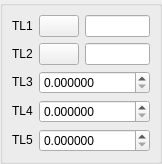
<?xml version="1.0" encoding="UTF-8"?>
<ui version="4.0">
 <class>DlgRef_2Sel3Spin_QTD</class>
 <widget class="QWidget" name="DlgRef_2Sel3Spin_QTD">
  <property name="geometry">
   <rect>
    <x>0</x>
    <y>0</y>
    <width>156</width>
    <height>159</height>
   </rect>
  </property>
  <property name="windowTitle">
   <string/>
  </property>
  <layout class="QGridLayout">
   <property name="margin">
    <number>0</number>
   </property>
   <property name="spacing">
    <number>6</number>
   </property>
   <item row="0" column="0">
    <widget class="QGroupBox" name="GroupBox1">
     <property name="title">
      <string/>
     </property>
     <layout class="QGridLayout">
      <property name="margin">
       <number>9</number>
      </property>
      <property name="spacing">
       <number>6</number>
      </property>
      <item row="4" column="0">
       <widget class="QLabel" name="TextLabel5">
        <property name="sizePolicy">
         <sizepolicy hsizetype="Fixed" vsizetype="Fixed">
          <horstretch>0</horstretch>
          <verstretch>0</verstretch>
         </sizepolicy>
        </property>
        <property name="text">
         <string>TL5</string>
        </property>
        <property name="wordWrap">
         <bool>false</bool>
        </property>
       </widget>
      </item>
      <item row="3" column="0">
       <widget class="QLabel" name="TextLabel4">
        <property name="sizePolicy">
         <sizepolicy hsizetype="Fixed" vsizetype="Fixed">
          <horstretch>0</horstretch>
          <verstretch>0</verstretch>
         </sizepolicy>
        </property>
        <property name="text">
         <string>TL4</string>
        </property>
        <property name="wordWrap">
         <bool>false</bool>
        </property>
       </widget>
      </item>
      <item row="2" column="0">
       <widget class="QLabel" name="TextLabel3">
        <property name="sizePolicy">
         <sizepolicy hsizetype="Fixed" vsizetype="Fixed">
          <horstretch>0</horstretch>
          <verstretch>0</verstretch>
         </sizepolicy>
        </property>
        <property name="text">
         <string>TL3</string>
        </property>
        <property name="wordWrap">
         <bool>false</bool>
        </property>
       </widget>
      </item>
      <item row="0" column="0">
       <widget class="QLabel" name="TextLabel1">
        <property name="sizePolicy">
         <sizepolicy hsizetype="Fixed" vsizetype="Fixed">
          <horstretch>0</horstretch>
          <verstretch>0</verstretch>
         </sizepolicy>
        </property>
        <property name="text">
         <string>TL1</string>
        </property>
        <property name="wordWrap">
         <bool>false</bool>
        </property>
       </widget>
      </item>
      <item row="0" column="2">
       <widget class="QLineEdit" name="LineEdit1"/>
      </item>
      <item row="1" column="0">
       <widget class="QLabel" name="TextLabel2">
        <property name="sizePolicy">
         <sizepolicy hsizetype="Fixed" vsizetype="Fixed">
          <horstretch>0</horstretch>
          <verstretch>0</verstretch>
         </sizepolicy>
        </property>
        <property name="text">
         <string>TL2</string>
        </property>
        <property name="wordWrap">
         <bool>false</bool>
        </property>
       </widget>
      </item>
      <item row="0" column="1">
       <widget class="QPushButton" name="PushButton1">
        <property name="sizePolicy">
         <sizepolicy hsizetype="Fixed" vsizetype="Fixed">
          <horstretch>0</horstretch>
          <verstretch>0</verstretch>
         </sizepolicy>
        </property>
        <property name="text">
         <string/>
        </property>
       </widget>
      </item>
      <item row="1" column="2">
       <widget class="QLineEdit" name="LineEdit2"/>
      </item>
      <item row="1" column="1">
       <widget class="QPushButton" name="PushButton2">
        <property name="sizePolicy">
         <sizepolicy hsizetype="Fixed" vsizetype="Fixed">
          <horstretch>0</horstretch>
          <verstretch>0</verstretch>
         </sizepolicy>
        </property>
        <property name="text">
         <string/>
        </property>
       </widget>
      </item>
      <item row="2" column="1" colspan="2">
       <widget class="SalomeApp_DoubleSpinBox" name="SpinBox_DX">
        <property name="decimals">
         <number>6</number>
        </property>
        <property name="maximum">
         <double>1000000000.000000000000000</double>
        </property>
       </widget>
      </item>
      <item row="4" column="1" colspan="2">
       <widget class="SalomeApp_DoubleSpinBox" name="SpinBox_DZ">
        <property name="decimals">
         <number>6</number>
        </property>
        <property name="maximum">
         <double>1000000000.000000000000000</double>
        </property>
       </widget>
      </item>
      <item row="3" column="1" colspan="2">
       <widget class="SalomeApp_DoubleSpinBox" name="SpinBox_DY">
        <property name="decimals">
         <number>6</number>
        </property>
        <property name="maximum">
         <double>1000000000.000000000000000</double>
        </property>
       </widget>
      </item>
     </layout>
    </widget>
   </item>
  </layout>
 </widget>
 <layoutdefault spacing="6" margin="11"/>
 <pixmapfunction>qPixmapFromMimeSource</pixmapfunction>
 <customwidgets>
  <customwidget>
   <class>SalomeApp_DoubleSpinBox</class>
   <extends>QDoubleSpinBox</extends>
   <header location="global">SalomeApp_DoubleSpinBox.h</header>
  </customwidget>
 </customwidgets>
 <tabstops>
  <tabstop>PushButton1</tabstop>
  <tabstop>LineEdit1</tabstop>
  <tabstop>PushButton2</tabstop>
  <tabstop>LineEdit2</tabstop>
  <tabstop>SpinBox_DX</tabstop>
  <tabstop>SpinBox_DY</tabstop>
  <tabstop>SpinBox_DZ</tabstop>
 </tabstops>
 <resources/>
 <connections/>
</ui>
